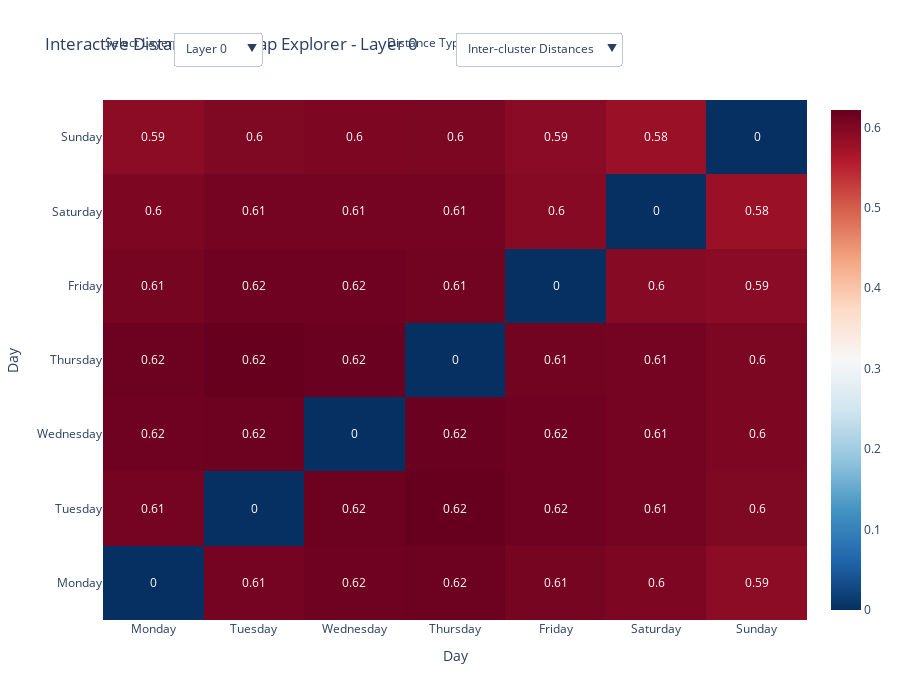

The cell this chart's notebook holds for it:
### Code cell
def create_interactive_heatmap_explorer():
    """Create interactive heatmap explorer for detailed distance analysis."""
    
    # Create figure with dropdown menus
    fig = go.Figure()
    
    # Prepare all heatmap data
    heatmap_data = []
    
    for layer_idx in layers:
        results = layer_distance_results[layer_idx]
        
        # Inter-cluster distances
        heatmap_data.append(
            go.Heatmap(
                z=results['inter_cluster'],
                x=days_names,
                y=days_names,
                colorscale='RdBu_r',
                text=np.round(results['inter_cluster'], 2),
                texttemplate='%{text}',
                textfont={"size": 12},
                hovertemplate='%{y} to %{x}: %{z:.3f}<extra></extra>',
                visible=(layer_idx == 0),  # Only first layer visible initially
                name=f'inter_{layer_idx}'
            )
        )
        
        # Centroid distances
        heatmap_data.append(
            go.Heatmap(
                z=results['centroid_distances'],
                x=days_names,
                y=days_names,
                colorscale='RdBu_r',
                text=np.round(results['centroid_distances'], 2),
                texttemplate='%{text}',
                textfont={"size": 12},
                hovertemplate='%{y} to %{x}: %{z:.3f}<extra></extra>',
                visible=False,
                name=f'centroid_{layer_idx}'
            )
        )
    
    # Add all traces to figure
    for trace in heatmap_data:
        fig.add_trace(trace)
    
    # Create buttons for layer selection
    layer_buttons = []
    for layer_idx in layers:
        # For each layer, determine which traces should be visible
        visible_list = [False] * len(heatmap_data)
        
        # Find the indices for this layer's traces
        inter_idx = layer_idx * 2
        centroid_idx = layer_idx * 2 + 1
        
        # Set visibility based on current distance type
        # Default to inter-cluster view
        visible_list[inter_idx] = True
        
        layer_buttons.append(
            dict(
                label=f'Layer {layer_idx}',
                method='update',
                args=[{'visible': visible_list},
                      {'title': f'Distance Heatmap - Layer {layer_idx}'}]
            )
        )
    
    # Create buttons for distance type selection
    distance_buttons = []
    
    # Inter-cluster button
    inter_visible = [i % 2 == 0 for i in range(len(heatmap_data))]
    # Only show the first layer's inter-cluster by default
    inter_visible = [v and (i == 0) for i, v in enumerate(inter_visible)]
    distance_buttons.append(
        dict(
            label='Inter-cluster Distances',
            method='update',
            args=[{'visible': inter_visible}]
        )
    )
    
    # Centroid button
    centroid_visible = [i % 2 == 1 for i in range(len(heatmap_data))]
    # Only show the first layer's centroid by default
    centroid_visible = [v and (i == 1) for i, v in enumerate(centroid_visible)]
    distance_buttons.append(
        dict(
            label='Centroid Distances',
            method='update',
            args=[{'visible': centroid_visible}]
        )
    )
    
    # Update layout with menus
    fig.update_layout(
        updatemenus=[
            dict(
                buttons=layer_buttons,
                direction='down',
                pad={'r': 10, 't': 10},
                showactive=True,
                x=0.1,
                xanchor='left',
                y=1.15,
                yanchor='top'
            ),
            dict(
                buttons=distance_buttons,
                direction='down',
                pad={'r': 10, 't': 10},
                showactive=True,
                x=0.5,
                xanchor='left',
                y=1.15,
                yanchor='top'
            )
        ],
        annotations=[
            dict(text='Select Layer:', showarrow=False,
                 x=0, y=1.13, xref='paper', yref='paper',
                 align='left', xanchor='left', yanchor='top'),
            dict(text='Distance Type:', showarrow=False,
                 x=0.4, y=1.13, xref='paper', yref='paper',
                 align='left', xanchor='left', yanchor='top')
        ],
        title='Interactive Distance Heatmap Explorer - Layer 0',
        height=700,
        template='plotly_white'
    )
    
    fig.update_xaxes(title_text="Day", side='bottom')
    fig.update_yaxes(title_text="Day", side='left')
    
    return fig

# Create and save heatmap explorer
heatmap_fig = create_interactive_heatmap_explorer()
heatmap_fig.write_html('../html/distance_heatmap_interactive.html')
print("Saved interactive heatmap explorer to ../html/distance_heatmap_interactive.html")

# Display in notebook
heatmap_fig.show()
